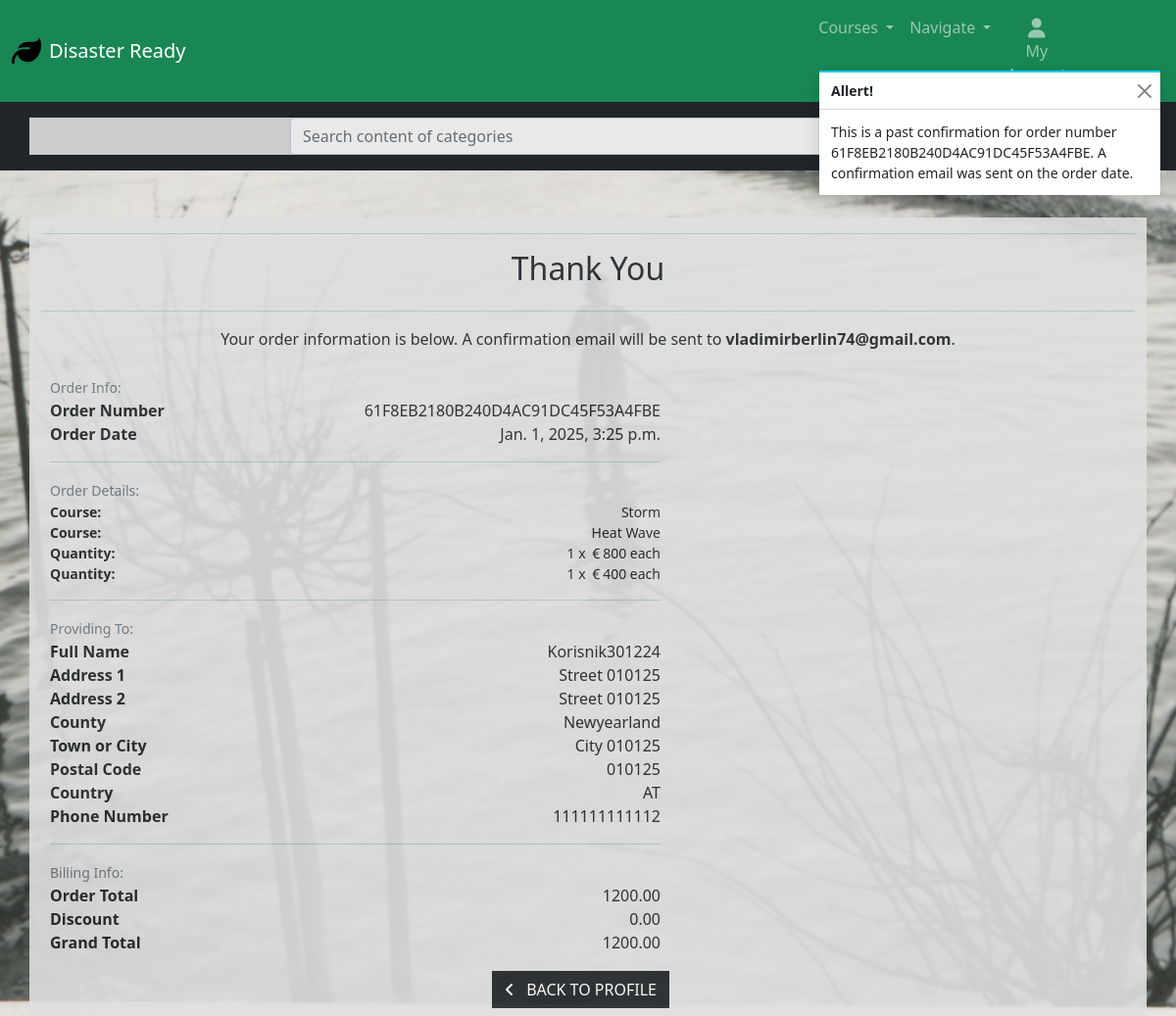
The page /profile/order_history/61F8EB2180B240D4AC91DC45F53A4FBE on the database its author committed.
### checkout/models.py (models this page shows, shortened)
class Order(models.Model):
    order_number = models.CharField(max_length=32, null=False, editable=False)
    user_profile = models.ForeignKey(UserProfile, on_delete=models.SET_NULL,
    null=True, blank=True, related_name='orders')
    full_name = models.CharField(max_length=50, null=False, blank=False)
    email = models.EmailField(max_length=254, null=False, blank=False)
    phone_number = models.CharField(max_length=20, null=False, blank=False)
    country = CountryField(blank_label='Country *', null=False, blank=False)
    postcode = models.CharField(max_length=20, null=True, blank=True)
    town_or_city = models.CharField(max_length=40, null=False, blank=False)
    street_address1 = models.CharField(max_length=80, null=False, blank=False)
    street_address2 = models.CharField(max_length=80, null=True, blank=True)
    county = models.CharField(max_length=80, null=True, blank=True)
    date = models.DateTimeField(auto_now_add=True)
    discount_cost = models.DecimalField(max_digits=6, decimal_places=2, null=False, default=0)
    order_total = models.DecimalField(max_digits=10, decimal_places=2, null=False, default=0)
    grand_total = models.DecimalField(max_digits=10, decimal_places=2, null=False, default=0)
    original_bag = models.TextField(null=False, blank=False, default='')
    stripe_pid = models.CharField(max_length=254, null=False, blank=False, default='')

class OrderLineItem(models.Model):
    order = models.ForeignKey(Order, null=False, blank=False, on_delete=models.CASCADE, related_name='lineitems')
    product = models.ForeignKey(Category, null=False, blank=False, on_delete=models.CASCADE)
    quantity = models.IntegerField(null=False, blank=False, default=0)
    starting_date = models.CharField(max_length=100, null=True, blank=True)
    lineitem_total = models.DecimalField(max_digits=6, decimal_places=2, null=False, blank=False, editable=False)

### products/models.py (models this page shows, shortened)
class Category(models.Model):
    name = models.CharField(max_length=50)
    friendly_name = models.CharField(max_length=100)
    difficulty_level = models.CharField(max_length=50)
    credits = models.IntegerField()
    number_of_lectures = models.IntegerField()
    est_time = models.IntegerField()
    short_description = models.TextField(max_length=255)
    long_description = models.TextField(max_length=1000)
    test = models.BooleanField(default=False)
    logo = models.ImageField(upload_to='logos/', null=True, blank=True)
    price = models.IntegerField(null=True, blank=True)
    starting_date = models.CharField(max_length=100, null=True, blank=True)

### profiles/views.py (the view)
# urls.py: path('order_history/<order_number>', views.order_history, name='order_history'),
def order_history(request, order_number):
    order = get_object_or_404(Order, order_number=order_number)
    messages.info(request, (
        f'This is a past confirmation for order number {order_number}. '
        'A confirmation email was sent on the order date.'
    ))
    template = 'checkout/checkout_success.html'
    context = {
        'order': order,
        'from_profile': True,
    }
    return render(request, template, context)

### checkout/templates/checkout/checkout_success.html (shortened to what this page needs)
{% extends "base.html" %}
{% load static %}
{% block extra_css %}
<link rel="stylesheet" href="{% static 'checkout/css/checkout.css' %}">
{% endblock %}
{% block content %}
<div class="overlay"></div>
<div class="container my-5">
    <div class="row justify-content-center">
        <div class="col text-center">
            <hr class="checkout-success-hr">
            <h2 class="logo-font mb-4">Thank You</h2>
            <hr class="checkout-success-hr">
            <p class="text-dark">Your order information is below. A confirmation email will be sent to
                <strong>{{ order.email }}</strong>.</p>
        </div>
    </div>
    <div class="row">
        <div class="col-12 col-lg-7">
            <div class="order-confirmation-wrapper p-2 border">
                <div class="row">
                    <div class="col">
                        <small class="text-muted">Order Info:</small>
                    </div>
                </div>
                <div class="row align-items-center">
                    <div class="col-md-4">
                        <p class="mb-0 text-black fw-bold">Order Number</p>
                    </div>
                    <div class="col-md-8 text-md-end">
                        <p class="mb-0">{{ order.order_number }}</p>
                    </div>
                </div>
                <div class="row align-items-center">
                    <div class="col-md-4">
                        <p class="mb-0 text-black fw-bold">Order Date</p>
                    </div>
                    <div class="col-md-8 text-md-end">
                        <p class="mb-0">{{ order.date }}</p>
                    </div>
                </div>
                <hr class="checkout-success-hr">
                <div class="row">
                    <div class="col">
                        <small class="text-muted">Order Details:</small>
                    </div>
                </div>
                {% for item in order.lineitems.all %}
                <div class="row align-items-center">
                    <div class="col-md-4">
                        <p class="small mb-0 text-black fw-bold">
                            Course:
                        </p>
                    </div>
                    <div class="col-md-8 text-md-end">
                        <p class="small mb-0"> {{ item.product.name }} </p>
                    </div>
                </div>
                {% endfor %}
                {% for item in order.lineitems.all %}
                <div class="row align-items-center">
                    <div class="col-md-4">
                        <p class="small mb-0 text-black fw-bold">
                            Quantity:
                        </p>
                    </div>
                    <div class="col-md-8 text-md-end">
                        <p class="small mb-0">{{ item.quantity }} x <i
                                class="bi bi-currency-euro"></i>{{ item.product.price }} each</p>
                    </div>
                </div>
                {% endfor %}
                <hr class="checkout-success-hr">
                <div class="row">
                    <div class="col">
                        <small class="text-muted">Providing To:</small>
                    </div>
                </div>
                <div class="row align-items-center">
                    <div class="col-md-4">
                        <p class="mb-0 text-black fw-bold">Full Name</p>
                    </div>
                    <div class="col-md-8 text-md-end">
                        <p class="mb-0">{{ order.full_name }}</p>
                    </div>
                </div>
                <div class="row align-items-center">
                    <div class="col-md-4">
                        <p class="mb-0 text-black fw-bold">Address 1</p>
                    </div>
                    <div class="col-md-8 text-md-end">
                        <p class="mb-0">{{ order.street_address1 }}</p>
                    </div>
                </div>
                {% if order.street_address2 %}
                <div class="row align-items-center">
                    <div class="col-md-4">
                        <p class="mb-0 text-black fw-bold">Address 2</p>
                    </div>
                    <div class="col-md-8 text-md-end">
                        <p class="mb-0">{{ order.street_address2 }}</p>
                    </div>
                </div>
                {% endif %}
                {% if order.county %}
                <div class="row align-items-center">
                    <div class="col-md-4">
                        <p class="mb-0 text-black fw-bold">County</p>
                    </div>
                    <div class="col-md-8 text-md-end">
                        <p class="mb-0">{{ order.county }}</p>
                    </div>
                </div>
                {% endif %}
                <div class="row align-items-center">
                    <div class="col-md-4">
                        <p class="mb-0 text-black fw-bold">Town or City</p>
                    </div>
                    <div class="col-md-8 text-md-end">
                        <p class="mb-0">{{ order.town_or_city }}</p>
                    </div>
                </div>
                {% if order.postcode %}
                <div class="row align-items-center">
                    <div class="col-md-4">
                        <p class="mb-0 text-black fw-bold">Postal Code</p>
                    </div>
                    <div class="col-md-8 text-md-end">
                        <p class="mb-0">{{ order.postcode }}</p>
                    </div>
                </div>
                {% endif %}
                <div class="row align-items-center">
                    <div class="col-md-4">
                        <p class="mb-0 text-black fw-bold">Country</p>
                    </div>
                    <div class="col-md-8 text-md-end">
                        <p class="mb-0">{{ order.country }}</p>
                    </div>
                </div>
                <div class="row align-items-center">
                    <div class="col-md-4">
                        <p class="mb-0 text-black fw-bold">Phone Number</p>
                    </div>
                    <div class="col-md-8 text-md-end">
                        <p class="mb-0">{{ order.phone_number }}</p>
                    </div>
                </div>
                <hr class="checkout-success-hr">
                <div class="row">
                    <div class="col">
                        <small class="text-muted">Billing Info:</small>
                    </div>
                </div>
                <div class="row align-items-center">
                    <div class="col-md-4">
                        <p class="mb-0 text-black fw-bold">Order Total</p>
                    </div>
                    <div class="col-md-8 text-md-end">
                        <p class="mb-0">{{ order.order_total }}</p>
                    </div>
                </div>
                <div class="row align-items-center">
                    <div class="col-md-4">
                        <p class="mb-0 text-black fw-bold">Discount</p>
                    </div>
                    <div class="col-md-8 text-md-end">
                        <p class="mb-0">{{ order.discount_cost }}</p>
                    </div>
                </div>
                <div class="row align-items-center">
                    <div class="col-md-4">
                        <p class="mb-0 text-black fw-bold">Grand Total</p>
                    </div>
                    <div class="col-md-8 text-md-end">
                        <p class="mb-0">{{ order.grand_total }}</p>
                    </div>
                </div>
            </div>
        </div>
    </div>
    <div class="row">
        <div class="col-12 col-lg-7 text-end">
            {% if from_profile %}
            <a href="{% url 'profile' %}" class="btn btn-dark rounded-0 my-2">
                <span class="icon me-2">
                    <i class="fas fa-angle-left"></i>
                </span>
                <span class="text-uppercase">Back to Profile</span>
            </a>
            {% endif %}
        </div>
    </div>
</div>
{% endblock %}

### static/css/base.css (style rules this page uses)
html { height: 100%; }
body { background: url('/media/cover_photo.jpg') no-repeat center center fixed; background-size: cover; height: calc(100vh - 164px); color: #555; font-family: 'Lato'; }
.overlay { height: 100%; width: 100%; top: 0; left: 0; position: fixed; opacity: 0.2; z-index: -1; }
.container { background-color: rgb(223, 223, 223); opacity: 0.9; }

### checkout/static/checkout/css/checkout.css (style rules this page uses)
.checkout-success-hr { color: rgb(25, 135, 84); }

### rows shown on the page
Order: email "vladimirberlin74@gmail.com", order_number "61F8EB2180B240D4AC91DC45F53A4FBE", date "Jan. 1, 2025, 3:25 p.m.", full_name "Korisnik301224", street_address1 "Street 010125", street_address2 "Street 010125", county "Newyearland", town_or_city "City 010125", postcode "010125", country "AT", phone_number "111111111112", order_total "1200.00", discount_cost "0.00", grand_total "1200.00"
OrderLineItem: product.name "Storm", quantity "1", product.price "800"
OrderLineItem: product.name "Heat Wave", quantity "1", product.price "400"

### other values the page prints
{{ message }} "This is a past confirmation for order number 61F8EB2180B240D4AC91DC45F53A4FBE. A confirmation email was sent on the order date."
